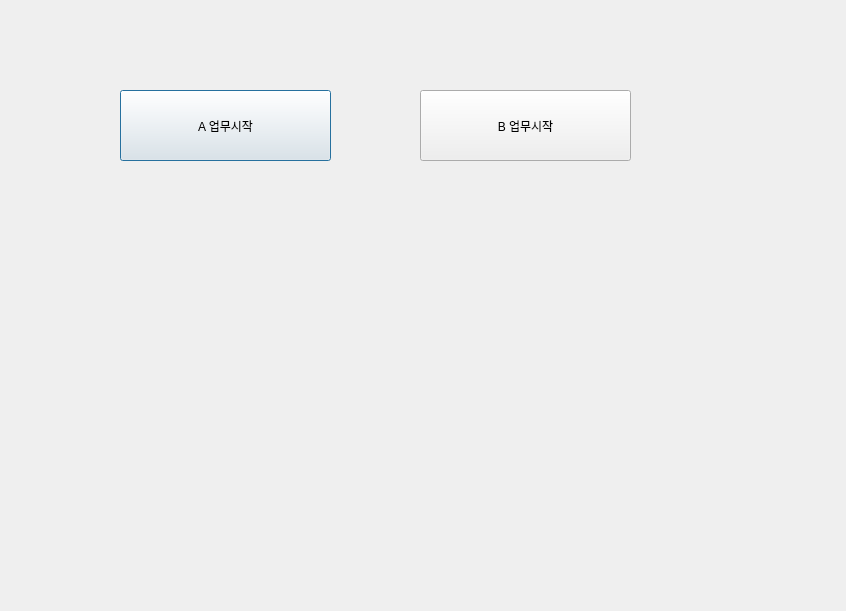
<?xml version="1.0" encoding="UTF-8"?>
<ui version="4.0">
 <class>Dialog</class>
 <widget class="QDialog" name="Dialog">
  <property name="geometry">
   <rect>
    <x>0</x>
    <y>0</y>
    <width>846</width>
    <height>611</height>
   </rect>
  </property>
  <property name="windowTitle">
   <string>Dialog</string>
  </property>
  <widget class="QPushButton" name="btn_A_start">
   <property name="geometry">
    <rect>
     <x>120</x>
     <y>90</y>
     <width>211</width>
     <height>71</height>
    </rect>
   </property>
   <property name="text">
    <string>A 업무시작</string>
   </property>
  </widget>
  <widget class="QPushButton" name="btn_B_start">
   <property name="geometry">
    <rect>
     <x>420</x>
     <y>90</y>
     <width>211</width>
     <height>71</height>
    </rect>
   </property>
   <property name="text">
    <string>B 업무시작</string>
   </property>
  </widget>
 </widget>
 <resources/>
 <connections/>
</ui>
